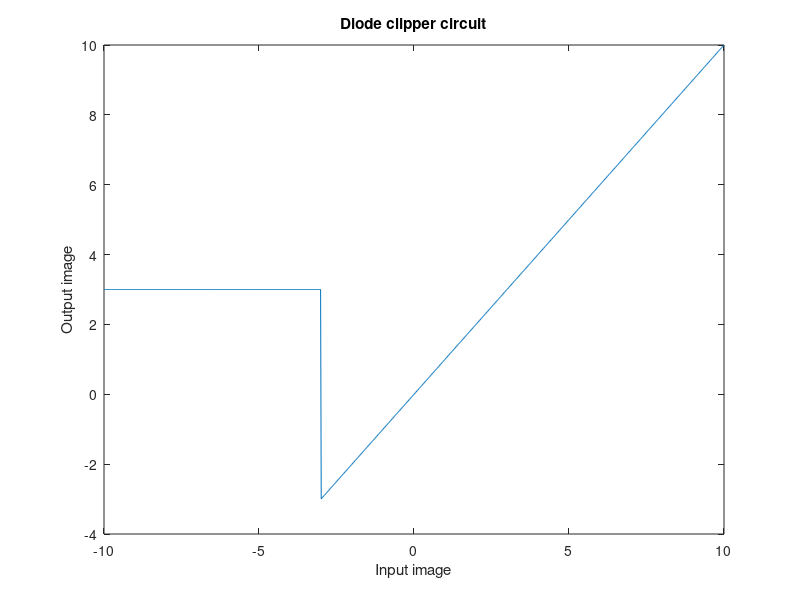

This chart was generated by the following MATLAB code:
%Diode clipper circuit 
v_in=linspace(-10,10,1000);
v_clip=3;
v_out=zeros(size(v_in));

for i = 1:length(v_in)
    if v_in>v_clip
        v_out = v_clip 
    elseif v_in(i) <- v_clip 
        v_out(i)=v_clip

    else 
        v_out(i)=v_in(i);
    end 
end 
plot(v_in,v_out);
title('Diode clipper circuit');
xlabel('Input image');
ylabel('Output image');
